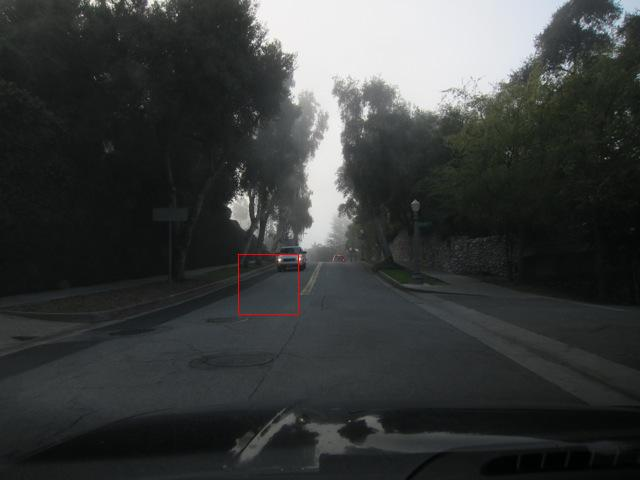
#> input picture bad1.jpg, 640 x 480 px
$ python plotresults.py
#> lines starting #> are read from the running program, lines starting #| are printed output that depends on the picture
import os
import numpy as np
import json
from PIL import Image, ImageDraw
import matplotlib.pyplot as plt

# Following code is used in run_predictions.py to draw bounding boxes
# 	and save images with a bounding box
"""
# bounding box top left and bottom right coordinates
x0, y0, x1, y1 = ind[0], ind[1], ind[0]+box_height, ind[1]+box_width

# draw bounding box on original image
rimg = Image.fromarray(I)
draw = ImageDraw.Draw(rimg)
draw.rectangle([x0, y0, x1, y1], fill=None, outline=(255, 0, 0))

# save image to destinated folder
folderpath = "../data/RedLights2011_Medium/result-imgs"
imgfilename = ntpath.basename(img_path)
resfn = 'oneredlight_%s' % (file_name)
rimg.save(os.path.join(folderpath, resfn))
"""


# I manually picked the good and bad results and renamed their filenames
# Following code is used to plot image grid for presenting in report.

# good1 = Image.open("good1.jpg")
# good2 = Image.open("good2.jpg")
# good3 = Image.open("good3.jpg")
# good4 = Image.open("good4.jpg")
# good5 = Image.open("good5.jpg")
# good6 = Image.open("good6.jpg")
# f, ax = plt.subplots(2,3)
# ax[0,0].imshow(good1)
# ax[0,1].imshow(good2)
# ax[0,2].imshow(good3)
# ax[1,0].imshow(good4)
# ax[1,1].imshow(good5)
# ax[1,2].imshow(good6)
# plt.show()

bad1 = Image.open("bad1.jpg")
#> bad1 is the input picture: PIL image 640x480 RGB; mean R, G, B 57.5, 60, 59.4
bad2 = Image.open("bad2.jpg")
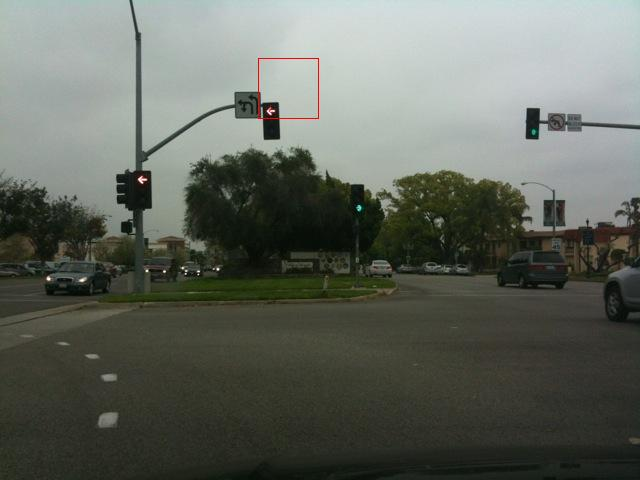
#> input picture bad2.jpg, 640 x 480 px
#> bad2 is the input picture: PIL image 640x480 RGB; mean R, G, B 98.2, 102.9, 94.5
bad3 = Image.open("bad3.jpg")
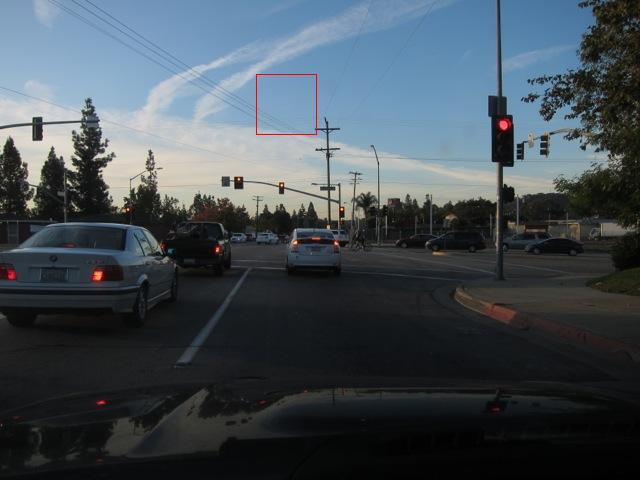
#> input picture bad3.jpg, 640 x 480 px
#> bad3 is the input picture: PIL image 640x480 RGB; mean R, G, B 68.2, 78, 85.4
bad4 = Image.open("bad4.jpg")
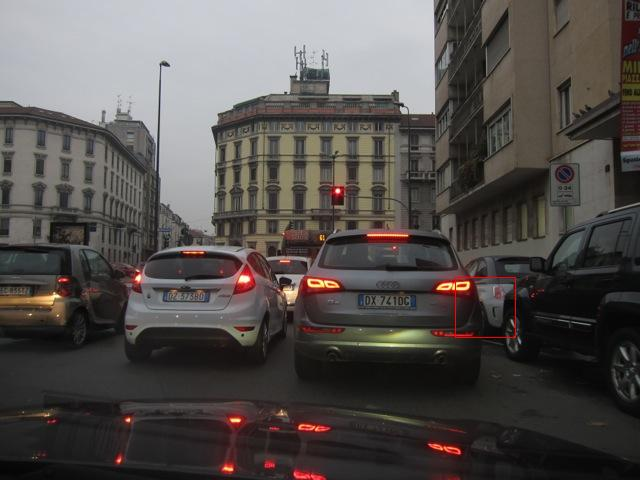
#> input picture bad4.jpg, 640 x 480 px
#> bad4 is the input picture: PIL image 640x480 RGB; mean R, G, B 84.1, 79.6, 77.2
bad5 = Image.open("bad5.jpg")
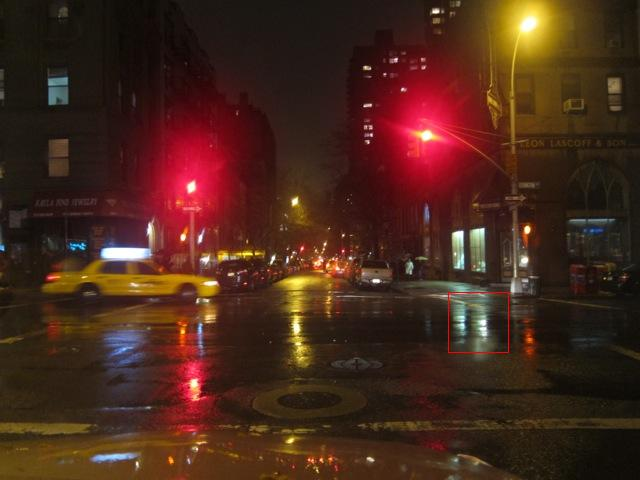
#> input picture bad5.jpg, 640 x 480 px
#> bad5 is the input picture: PIL image 640x480 RGB; mean R, G, B 71.7, 39.8, 26.9
bad6 = Image.open("bad6.jpg")
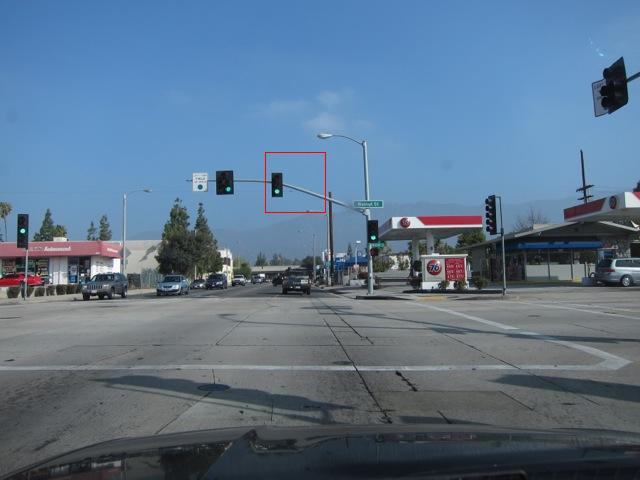
#> input picture bad6.jpg, 640 x 480 px
#> bad6 is the input picture: PIL image 640x480 RGB; mean R, G, B 93.1, 116.7, 140
f, ax = plt.subplots(2,3)
ax[0,0].imshow(bad1)
ax[0,1].imshow(bad3)
ax[0,2].imshow(bad2)
ax[1,0].imshow(bad4)
ax[1,1].imshow(bad5)
ax[1,2].imshow(bad6)
plt.show()
